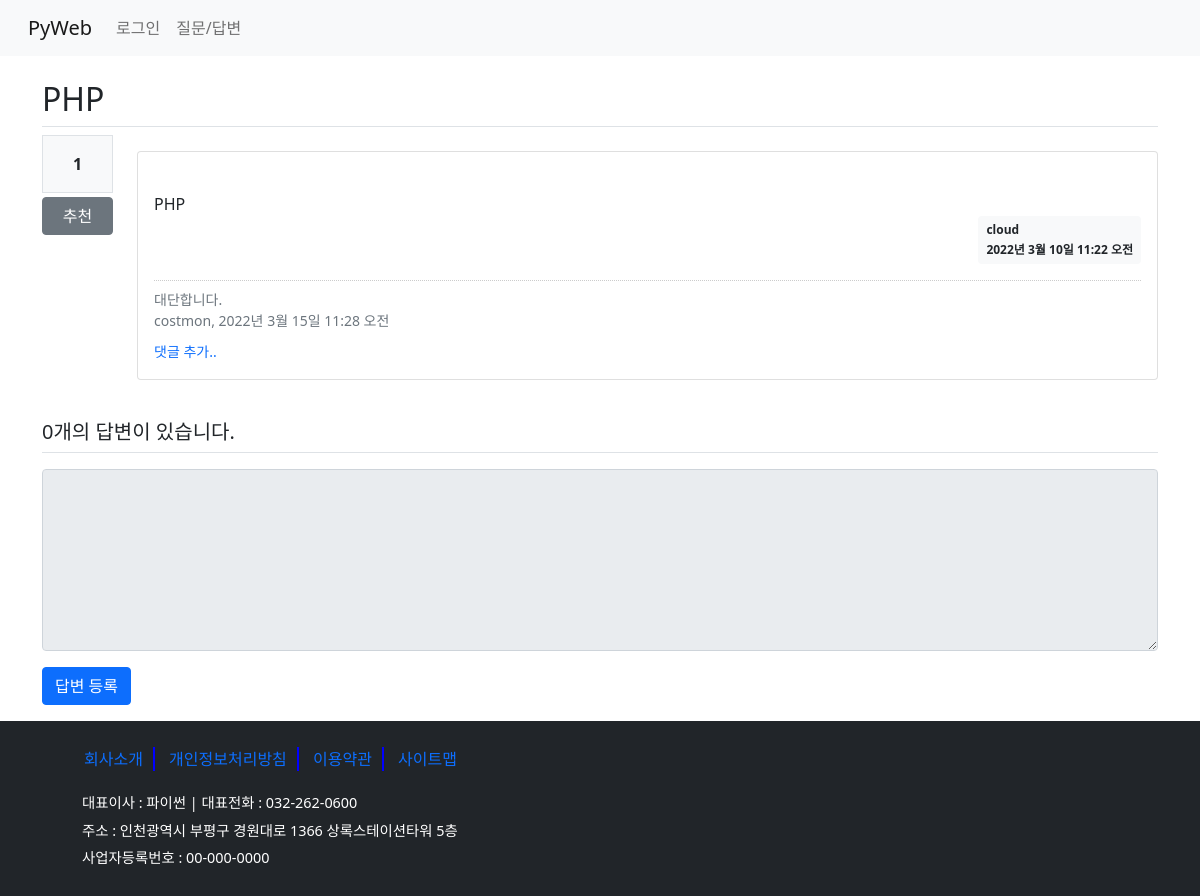
The page /board/25/ on the database as committed earlier.
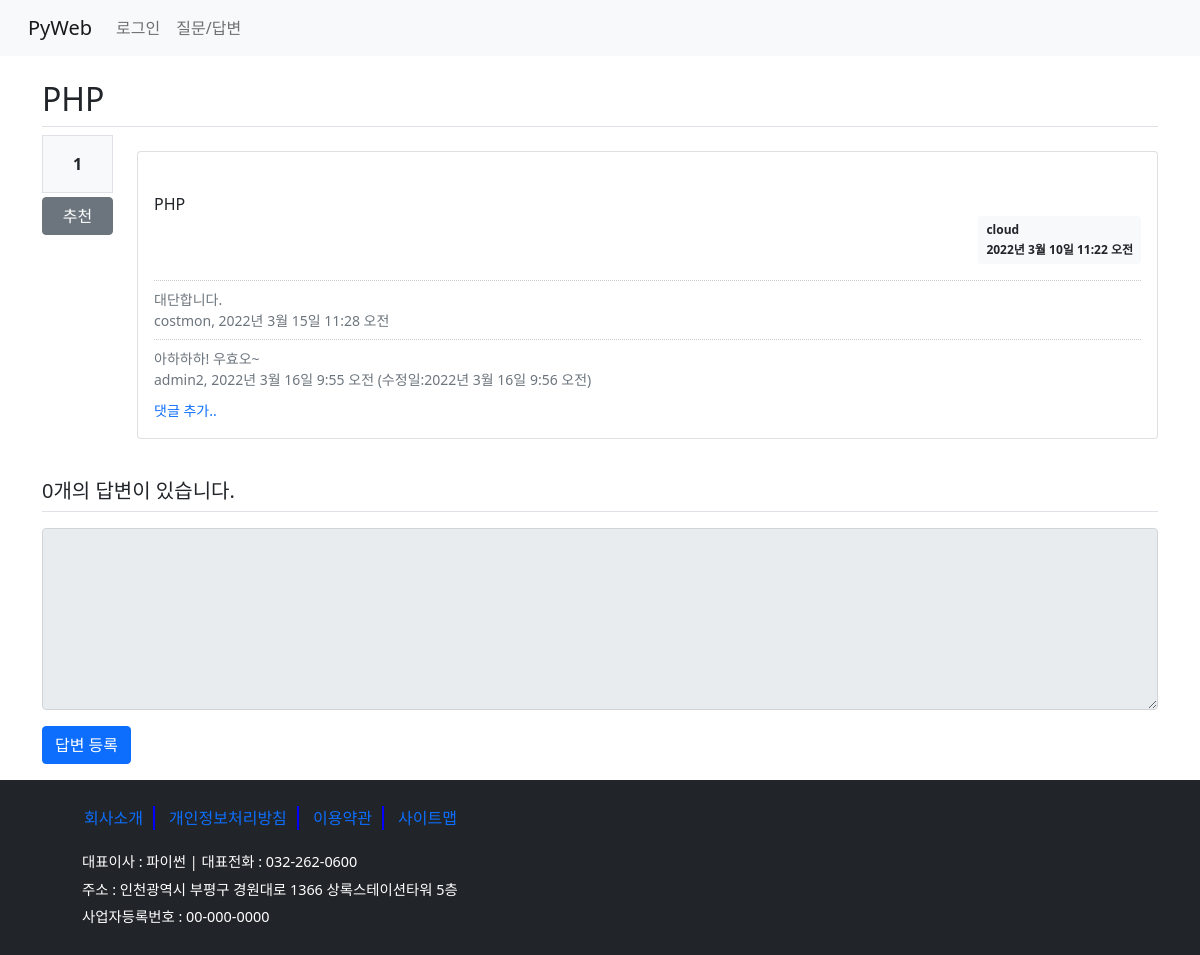
The same page on the database as committed later.
### board/models.py (models this page shows, shortened)
class Question(models.Model):
    subject = models.CharField(max_length=200)
    content = models.TextField()
    create_date = models.DateTimeField()  # not null
    modify_date = models.DateTimeField(null=True, blank=True)  #null 허용, blank- 폼 데이터 null
    author = models.ForeignKey(User, on_delete=models.CASCADE, related_name='author_question')  #User의 username와 외래키 설정
    voter = models.ManyToManyField(User, related_name='voter_question')   #추천수 - 다대다 관계

class Comment(models.Model):
    content = models.TextField()      # 댓글 내용
    create_date = models.DateTimeField() #댓글 작성일
    modify_date = models.DateTimeField(null=True, blank=True) # 댓글 수정일
    author = models.ForeignKey(User, on_delete=models.CASCADE)  #외래키 - 댓글 글쓴이
    question = models.ForeignKey(Question, null=True, blank=True,
                                 on_delete=models.CASCADE) # 댓글이 달린 질문
    answer = models.ForeignKey(Answer, null=True, blank=True,
                               on_delete=models.CASCADE) # 댓글이 달린 답변

### board/views/base_views.py (the view)
# urls.py: path('<int:question_id>/', base_views.detail, name='detail'), #127.0.0.1:8000/board/1/
def detail(request, question_id):
    question = get_object_or_404(Question, pk=question_id)  #url경로 오류 처리
    context = {'question':question}
    return render(request, 'board/detail.html', context)

### templates/board/detail.html (shortened to what this page needs)
{% extends 'base.html' %}
{% block content %}
    <div class="container my-3">
       <h2 class="border-bottom py-2">{{ question.subject }}</h2>
        <div class="row">
            <div class="col-1">
                <div class="bg-light text-center border p-3 font-weight-bolder">
                    {{ question.voter.count }}
                </div>
                <a href="#" data-uri="{% url 'board:vote_question' question.id %}"
                   class="recommend btn btn-secondary btn-block my-1">추천</a>
            </div>
            <div class="col-11">
                <div class="card my-3">
                    <div class="card-body">
                        <div class="card-text" style="white-space:pre-line">
                            {{ question.content }}
                        </div>
                        <div class="d-flex justify-content-end">
                            <div class="badge badge-light text-dark p-2 text-left">
                                <div class="mb-2">{{ question.author }}</div>
                                <div>{{ question.create_date }}</div>
                            </div>
                        </div>
                        <div class="mt-3">
                            {% for comment in question.comment_set.all %}
                            <div class="comment text-muted py-2 small">
                                <span style="white-space:pre-line;">{{ comment.content }}</span><br>
                                <span>
                                    {{ comment.author }}, {{ comment.create_date }}
                                    {% if comment.modify_date %}
                                        (수정일:{{ comment.modify_date }})
                                    {% endif %}
                                </span>
                            </div>
                            {% endfor %}
                        </div>
                        <div>
                            <a href="{% url 'board:comment_create_question' question.id %}"
                                class="text-decoration-none small">댓글 추가..</a>
                        </div>
                    </div>
                </div>
            </div>
        </div>
        <h5 class="border-bottom my-3 py-2">
            {{ question.answer_set.count }}개의 답변이 있습니다.
        </h5>
        <form action="{% url 'board:answer_create' question.id %}" method="post">
          <div class="form-group">
              <textarea name="content" rows="7" cols="60" class="form-control"
                        {% if not user.is_authenticated %} disabled {% endif %}></textarea>
          </div>
          <input type="submit" value="답변 등록" class="btn btn-primary">
      </form>
    </div>
{% endblock %}

### templates/base.html (shortened to what this page needs)
<!DOCTYPE html>
{% load static %}
<html lang="ko">
<head>
    <link rel="stylesheet" href="{% static 'board/css/bootstrap.css/' %}">
    <link rel="stylesheet" href="{% static 'board/css/style.css/' %}">
    <link href="https://cdn.jsdelivr.net/npm/bootstrap@5.1.3/dist/css/bootstrap.min.css"
          rel="stylesheet"
>
</head>
<body>
{% include 'navbar.html' %}
{% block content %}{% endblock %}
{% include 'footer.html' %}
</body>
</html>

### templates/navbar.html (shortened to what this page needs)
<nav class="navbar navbar-expand-lg navbar-light bg-light">
  <div class="container-fluid">
    <a class="navbar-brand" href="{% url 'board:index' %}">PyWeb</a>
    <div class="collapse navbar-collapse" id="navbarNav">
      <ul class="navbar-nav">
        <li class="nav-item">
          {% if user.is_authenticated %}
            <a class="nav-link" href="{% url 'common:logout_view' %}">({{ user.username }}님)로그아웃</a>
          {% else %}
            <a class="nav-link" href="{% url 'common:login_view' %}">로그인</a>
          {% endif %}
        </li>
        <li class="nav-item">
          <a class="nav-link" href="{% url 'board:boardlist' %}">질문/답변</a>
        </li>
      </ul>
    </div>
  </div>
</nav>

### templates/footer.html
<footer class="bg-dark p-3">
    <div class="container">
        <ul class="menu">
            <li><a href="#">회사소개</a> </li>
            <li><a href="#">개인정보처리방침</a> </li>
            <li><a href="#">이용약관</a> </li>
            <li><a href="#">사이트맵</a> </li>
        </ul>
        <address>
            <p>대표이사 : 파이썬 | 대표전화 : 032-262-0600</p>
            <p>주소 : 인천광역시 부평구 경원대로 1366 상록스테이션타워 5층</p>
            <p>사업자등록번호 : 00-000-0000</p>
        </address>
    </div>
</footer>

### static/board/css/style.css (style rules this page uses)
.comment { border-top: 1px dotted #ccc; }
footer .menu { list-style:none; }
footer .menu li { display: inline-block; margin: 10px 0; border-right: 2px solid rgb(0, 0,255); padding: 0 10px; }
footer .menu li:last-child { border:none; }
footer .menu li a { text-decoration: none; }
footer address p { color: #fff; margin-left: 40px; line-height: 0.8em; clolr:rgb(255, 255, 255, 0.6); font-size: 0.9em; }

Rows that differ between the two databases and show on the page:
added Comment: content "아하하하! 우효오~", author "admin2", create_date "2022년 3월 16일 9:55 오전", modify_date "2022년 3월 16일 9:56 오전"
